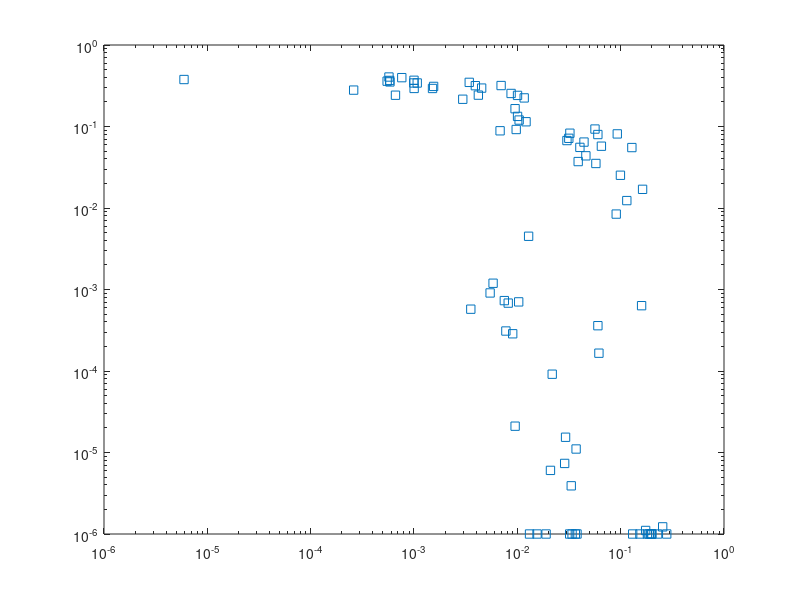

The MATLAB source for this figure: (Note: this script raises an error after producing the figure.)
function plot_6C;

load('xlink_scores_psi60_phi30_theta30_manuscript.mat')

% Filter to remove PDB IDs of duplicate mAbs:
load duplicate_ids.mat
q = 1;
for k = 1:length(pdb)
  current = pdb{k};
  s = sum(dup == current,2);
  if (sum(s==4)==0);
    PDB{q}=pdb{k};
    CIS(q) = cis(k);
    TRANS(q) = trans(k);
    q = q + 1;
  end
end
pdb = PDB; cis = CIS; trans = TRANS;

cis(cis<1e-6) = 1e-6;
trans(trans<1e-6) = 1e-6;
c0 = 0.8;

loglog(cis,trans,'s',MarkerFaceColor=[c0 c0 c0], MarkerEdgeColor='none',MarkerSize=8);
hold on; axis square

test = '4fqr';
for k = 1:length(cis)
  current = pdb{k};
  if(test==current);
    loglog(cis(k),trans(k),'sk',MarkerFaceColor='r',MarkerSize=8); hold on;
    disp(test)
  end
end

test = '4gms';
for k = 1:length(cis)
  current = pdb{k};
  if(test==current);
    loglog(cis(k),trans(k),'sk',MarkerFaceColor=[0 0.5 0.5],MarkerSize=8); hold on;
    disp(test)
  end
end

test = '4fqi';
for k = 1:length(cis)
  current = pdb{k};
  if(test==current);
    loglog(cis(k),trans(k),'sk',MarkerFaceColor=[0 1 0.5],MarkerSize=8); hold on;
    disp(test)
  end
end

test = '3ztj';
for k = 1:length(cis)
  current = pdb{k};
  if(test==current);
    loglog(cis(k),trans(k),'sk',MarkerFaceColor=[.5 0 .5],MarkerSize=8); hold on;
    disp(test)
  end
end

test = '6oc3';
for k = 1:length(cis)
  current = pdb{k};
  if(test==current);
    loglog(cis(k),trans(k),'sk',MarkerFaceColor=[1 0.5 0],MarkerSize=8); hold on;
    disp(test)
  end
end

test = '6hjp';
for k = 1:length(cis)
  current = pdb{k};
  if(test==current);
    loglog(cis(k),trans(k),'sk',MarkerFaceColor=[0 0.2 .6],MarkerSize=8); hold on;
    disp(test)
  end
end

test = '3sdy';
for k = 1:length(cis)
  current = pdb{k};
  if(test==current);
    loglog(cis(k),trans(k),'sk',MarkerFaceColor='m',MarkerSize=8); hold on;
    disp(test)
  end
end

test = '5k9o';
for k = 1:length(cis)
  current = pdb{k};
  if(test==current);
    loglog(cis(k),trans(k),'sk',MarkerFaceColor=[0.3 0.3 0.3],MarkerSize=8); hold on;
    disp(test)
  end
end

test = '5w6g';
for k = 1:length(cis)
  current = pdb{k};
  if(test==current);
    loglog(cis(k),trans(k),'sk',MarkerFaceColor=[0.3 0.3 0.3],MarkerSize=8); hold on;
    disp(test)
  end
end

test = '4o58';
for k = 1:length(cis)
  current = pdb{k};
  if(test==current);
    loglog(cis(k),trans(k),'sk',MarkerFaceColor=[0.3 0.3 0.3],MarkerSize=8); hold on;
    disp(test)
  end
end

xlim([1e-4 1])
ylim([0.6e-6 1])